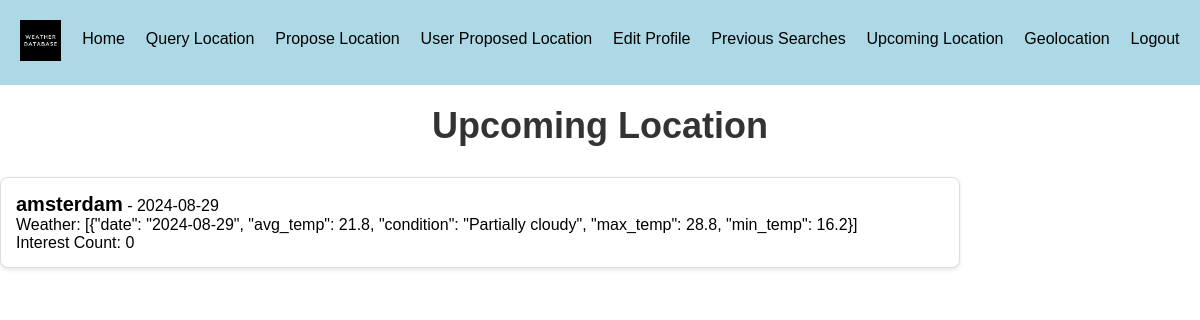
The page /presentTrips on the database as committed earlier.
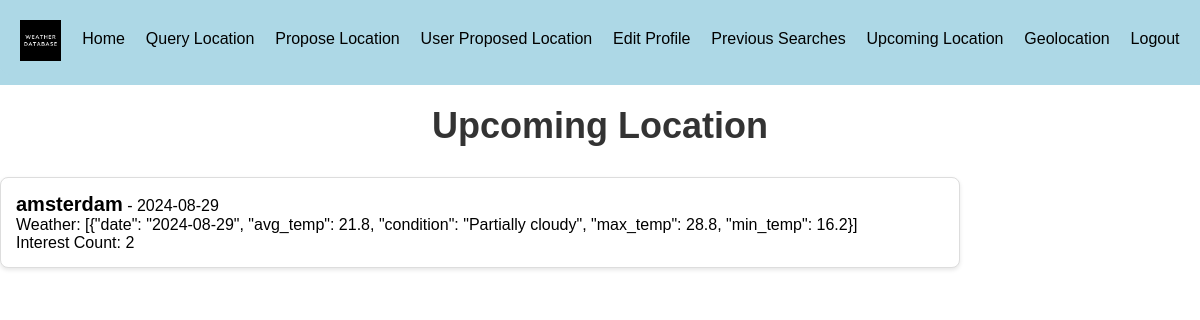
The same page on the database as committed later.
### main.py (models this page shows)
class ProposedTrip(db.Model):
    id = db.Column(db.Integer, primary_key=True)
    user_id = db.Column(db.String(36), nullable=False)
    trip_id = db.Column(db.String(36), unique=True, nullable=False)
    location = db.Column(db.String(100), nullable=False)
    date = db.Column(db.String(20), nullable=False)
    weather = db.Column(db.String(2000), nullable=False)
    interest_count = db.Column(db.Integer, default=0)

### main.py (the view)
@app.route('/presentTrips', methods=['GET'])
def present_trips():
    try:
        today = datetime.today().strftime('%Y-%m-%d')
        present_trips = ProposedTrip.query.filter(ProposedTrip.date >= today).all()
        return render_template('presentTrips.html', present_trips=present_trips)
    except SQLAlchemyError as db_error:
        error_message = f"Database error: {str(db_error)}"
        app.logger.error(error_message)  # Log the error
        return render_template('error.html', error_message=error_message), 500
    except Exception as e:
        error_message = f"An unexpected error occurred: {str(e)}"
        app.logger.error(error_message)  # Log the error
        return render_template('error.html', error_message=error_message), 500

### templates/presentTrips.html (shortened to what this page needs)
<!DOCTYPE html>
<html lang="en">
<head>
</head>
<body>
 <header>
        <nav>
             <div class="logo">
                <a href="{{ url_for('runIndex') }}">
                    <img src="../static/images/weather.jpg" alt="Logo">
                </a>
            </div>
            <a href="{{ url_for('runIndex') }}">Home</a>
            <a href="{{ url_for('query') }}">Query Location</a>
            <a href="{{ url_for('proposed_trips') }}">Propose Location</a>
            <a href="{{ url_for('user_proposed_trips') }}">User Proposed Location</a>
            <a href="{{ url_for('edit_profile') }}">Edit Profile</a>
            <a href="{{ url_for('past_trips') }}">Previous Searches</a>
            <a href="{{ url_for('present_trips') }}">Upcoming Location</a>
            <a id="geolocation-link" href="{{ url_for('geolocation') }}">Geolocation</a>
            <a href="/">Logout</a>
        </nav>
    </header>
    <h1>Upcoming Location</h1>
    {% if present_trips %}
        <ul>
            {% for trip in present_trips %}
                <li>
                    <strong>{{ trip.location }}</strong> - {{ trip.date }} <br>
                    Weather: {{ trip.weather }} <br>
                    Interest Count: {{ trip.interest_count }}
                </li>
            {% endfor %}
        </ul>
    {% else %}
        <p>No present trips available.</p>
    {% endif %}
</body>
</html>

Rows that differ between the two databases and show on the page:
changed ProposedTrip "amsterdam": interest_count "0" → "2"
